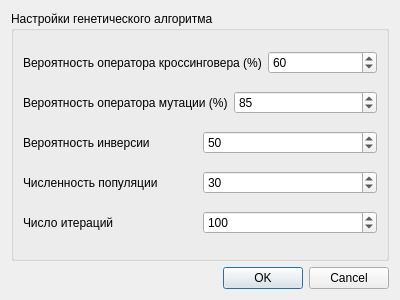
<?xml version="1.0" encoding="UTF-8"?>
<ui version="4.0">
 <class>SettingGenAlgoDialog</class>
 <widget class="QDialog" name="SettingGenAlgoDialog">
  <property name="geometry">
   <rect>
    <x>0</x>
    <y>0</y>
    <width>400</width>
    <height>300</height>
   </rect>
  </property>
  <property name="windowTitle">
   <string>Настройка алгоритма</string>
  </property>
  <layout class="QVBoxLayout" name="verticalLayout">
   <item>
    <widget class="QGroupBox" name="settingGroupBox">
     <property name="title">
      <string>Настройки генетического алгоритма</string>
     </property>
     <layout class="QVBoxLayout" name="verticalLayout_2">
      <item>
       <layout class="QHBoxLayout" name="randomCrossingoverHorizontalLayout">
        <item>
         <widget class="QLabel" name="randomCrossingLabel">
          <property name="text">
           <string>Вероятность оператора кроссинговера (%)</string>
          </property>
         </widget>
        </item>
        <item>
         <widget class="QSpinBox" name="randomCrossingSpinBox">
          <property name="value">
           <number>60</number>
          </property>
         </widget>
        </item>
       </layout>
      </item>
      <item>
       <layout class="QHBoxLayout" name="randomMutationHorizontalLayout">
        <item>
         <widget class="QLabel" name="randomMutationLabel">
          <property name="text">
           <string>Вероятность оператора мутации (%)</string>
          </property>
         </widget>
        </item>
        <item>
         <widget class="QSpinBox" name="randomMutationSpinBox">
          <property name="value">
           <number>85</number>
          </property>
         </widget>
        </item>
       </layout>
      </item>
      <item>
       <layout class="QHBoxLayout" name="randomInversionHorizontalLayout">
        <item>
         <widget class="QLabel" name="randomInversionLabel">
          <property name="text">
           <string>Вероятность инверсии</string>
          </property>
         </widget>
        </item>
        <item>
         <widget class="QSpinBox" name="randomInversionSpinBox">
          <property name="value">
           <number>50</number>
          </property>
         </widget>
        </item>
       </layout>
      </item>
      <item>
       <layout class="QHBoxLayout" name="counPopulationHorizontalLayout">
        <item>
         <widget class="QLabel" name="counPopulationLabel">
          <property name="text">
           <string>Численность популяции</string>
          </property>
         </widget>
        </item>
        <item>
         <widget class="QSpinBox" name="counPopulationSpinBox">
          <property name="value">
           <number>30</number>
          </property>
         </widget>
        </item>
       </layout>
      </item>
      <item>
       <layout class="QHBoxLayout" name="counIterationHorizontalLayout">
        <item>
         <widget class="QLabel" name="counIterationLabel">
          <property name="text">
           <string>Число итераций</string>
          </property>
         </widget>
        </item>
        <item>
         <widget class="QSpinBox" name="counIterationSpinBox">
          <property name="maximum">
           <number>9999</number>
          </property>
          <property name="value">
           <number>100</number>
          </property>
         </widget>
        </item>
       </layout>
      </item>
     </layout>
    </widget>
   </item>
   <item>
    <widget class="QDialogButtonBox" name="selectionButtonBox">
     <property name="orientation">
      <enum>Qt::Horizontal</enum>
     </property>
     <property name="standardButtons">
      <set>QDialogButtonBox::Cancel|QDialogButtonBox::Ok</set>
     </property>
    </widget>
   </item>
  </layout>
 </widget>
 <resources/>
 <connections>
  <connection>
   <sender>selectionButtonBox</sender>
   <signal>accepted()</signal>
   <receiver>SettingGenAlgoDialog</receiver>
   <slot>accept()</slot>
   <hints>
    <hint type="sourcelabel">
     <x>248</x>
     <y>254</y>
    </hint>
    <hint type="destinationlabel">
     <x>157</x>
     <y>274</y>
    </hint>
   </hints>
  </connection>
  <connection>
   <sender>selectionButtonBox</sender>
   <signal>rejected()</signal>
   <receiver>SettingGenAlgoDialog</receiver>
   <slot>reject()</slot>
   <hints>
    <hint type="sourcelabel">
     <x>316</x>
     <y>260</y>
    </hint>
    <hint type="destinationlabel">
     <x>286</x>
     <y>274</y>
    </hint>
   </hints>
  </connection>
 </connections>
</ui>
